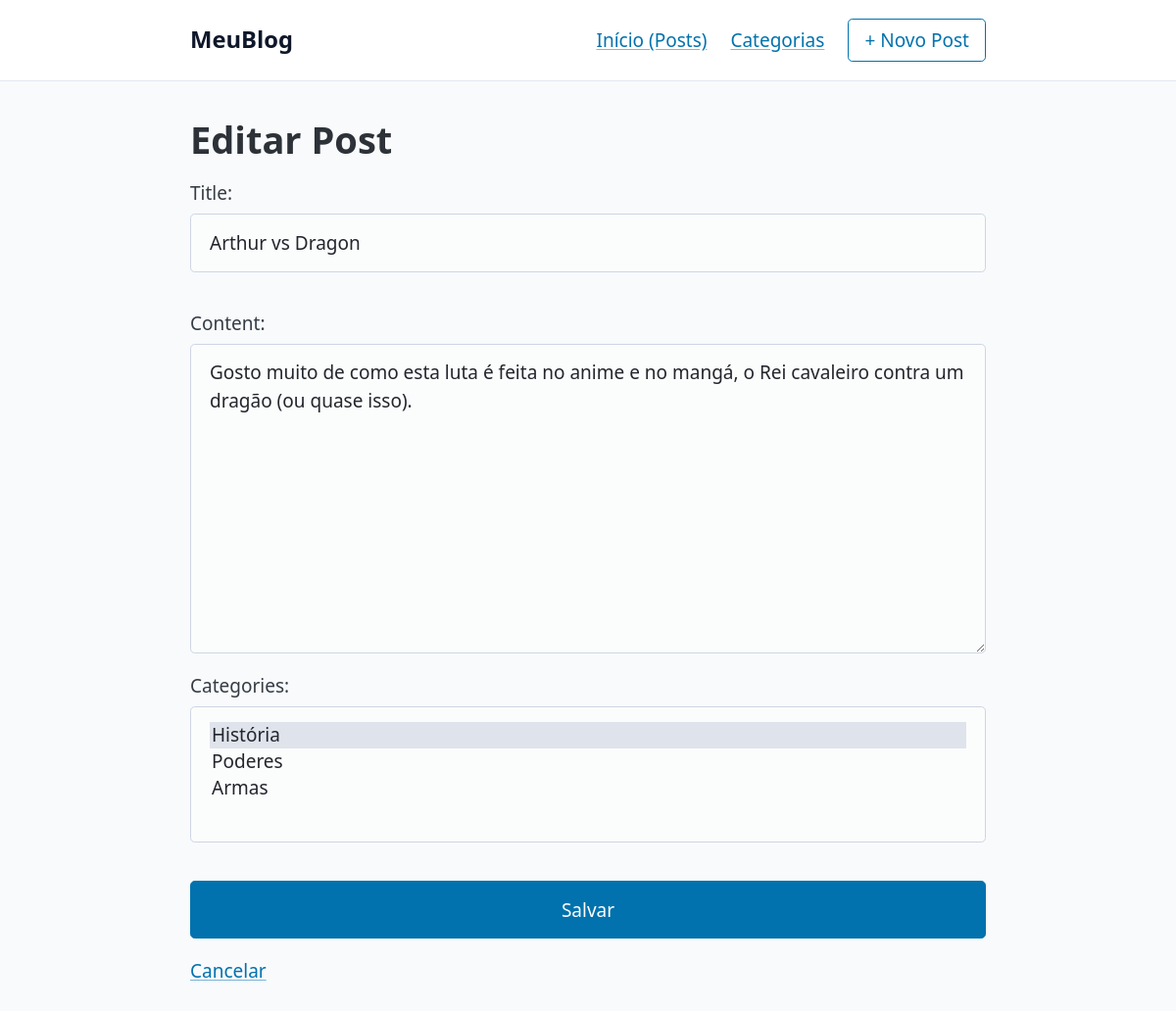
The app's page /post/17/edit/, older data.
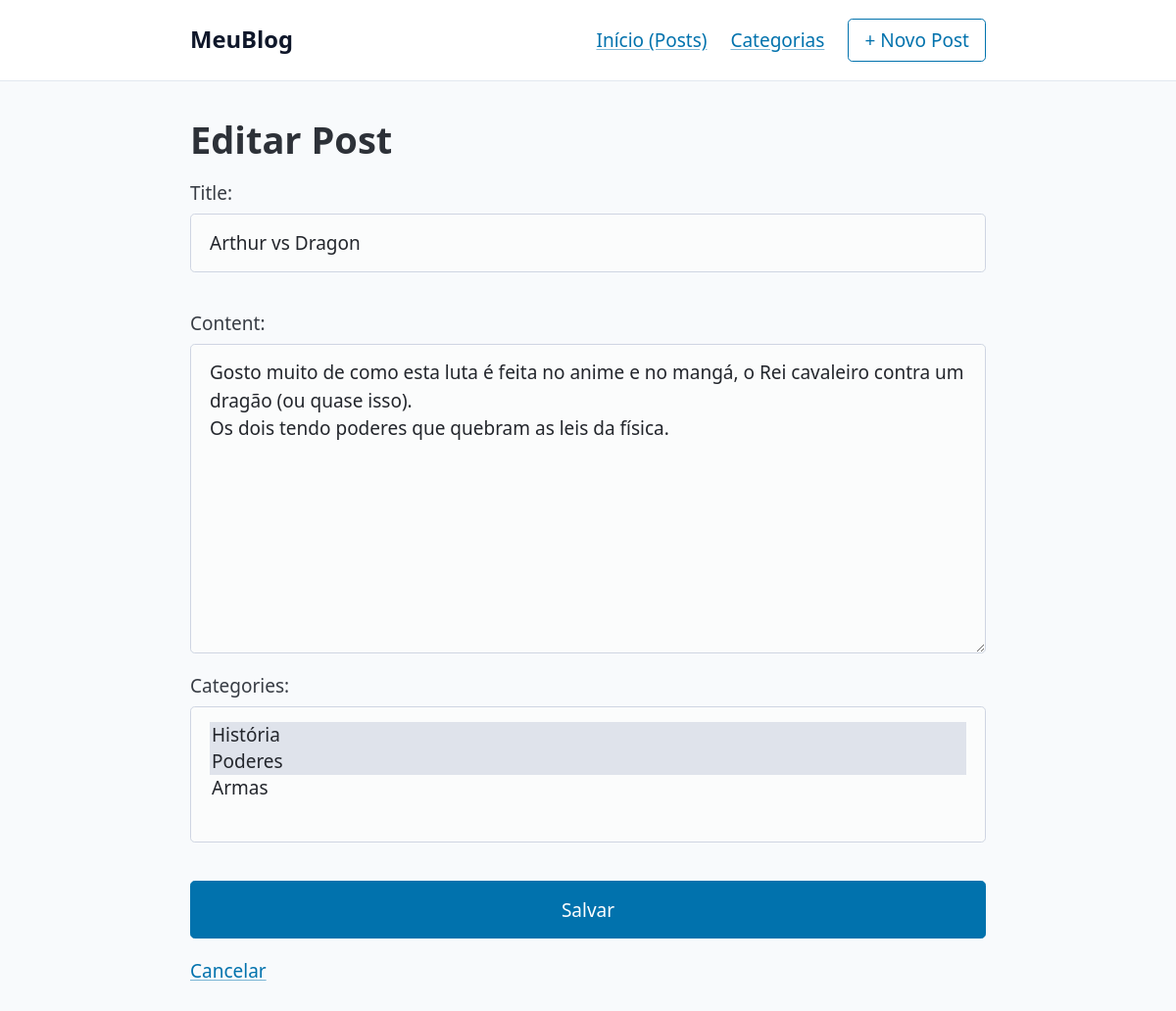
The same page, newer data.
### blog/models.py (models this page shows, shortened)
class Post(models.Model):
    title = models.CharField(max_length=200)
    content = models.TextField()
    post_date = models.DateTimeField(auto_now_add=True)
    categories = models.ManyToManyField(Category, related_name='posts', blank=True)

### blog/views.py (the view, shortened to what this page needs)
# urls.py: path('post/<int:pk>/edit/', views.PostUpdateView.as_view(), name='post_update'),
class PostUpdateView(UpdateView):
    model = Post
    form_class = PostForm
    template_name = 'post_form.html'

### blog/forms.py
class PostForm(forms.ModelForm):
    class Meta:
        model = Post
        fields = ['title', 'content', 'categories']

### blog/models.py (called while the page is built)
    def __str__(self):
        return self.name

### templates/post_form.html (shortened to what this page needs)
{% extends 'base.html' %}
{% block content %}
    <h1>{% if post %}Editar Post{% else %}Novo Post{% endif %}</h1>
    <form method="POST">
        {{ form.as_p }}
        <button type="submit">Salvar</button>
        <a href="{% url 'post_list' %}">Cancelar</a>
    </form>
{% endblock %}

Row changes from the older to the newer data that the page shows:
changed Post "Arthur vs Dragon": content "Gosto muito de como esta luta é feita no anime e no mangá, o Rei cavaleiro contra um dragão (ou quase isso)." → "…dragão (ou quase isso). Os dois tendo poderes que quebram as leis da física."
Text that changed along with them:
form field categories: "História ☑ / Poderes / Armas" → "História ☑ / Poderes ☑ / Armas"
